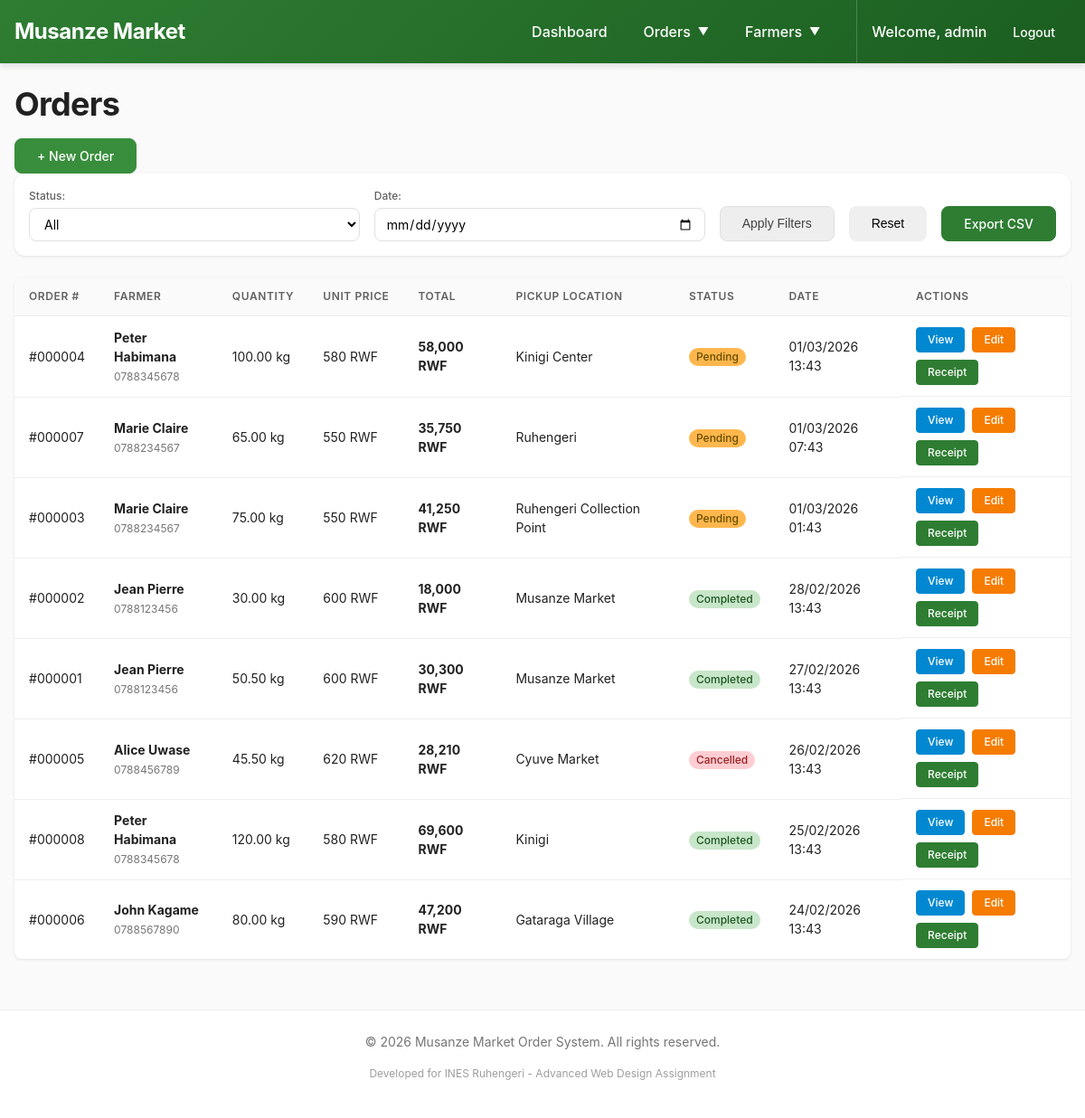
/public/index.php?page=orders&action=index (signed in), run on the app's committed database.
### tables this page shows
CREATE TABLE orders (
    id INT PRIMARY KEY AUTO_INCREMENT,
    farmer_id INT NOT NULL,
    quantity DECIMAL(10,2) NOT NULL,
    unit_price DECIMAL(10,2) NOT NULL,
    total_amount DECIMAL(10,2) GENERATED ALWAYS AS (quantity * unit_price) STORED,
    pickup_location VARCHAR(255) NOT NULL,
    status ENUM('pending', 'completed', 'cancelled') DEFAULT 'pending',
    notes TEXT,
    created_at TIMESTAMP DEFAULT CURRENT_TIMESTAMP,
    updated_at TIMESTAMP NULL ON UPDATE CURRENT_TIMESTAMP,
    FOREIGN KEY (farmer_id) REFERENCES farmers(id) ON DELETE RESTRICT,
    INDEX idx_status (status),
    INDEX idx_created (created_at),
    INDEX idx_farmer (farmer_id)
);

CREATE TABLE farmers (
    id INT PRIMARY KEY AUTO_INCREMENT,
    full_name VARCHAR(100) NOT NULL,
    phone VARCHAR(20) NOT NULL,
    location VARCHAR(100),
    created_at TIMESTAMP DEFAULT CURRENT_TIMESTAMP,
    INDEX idx_phone (phone),
    INDEX idx_name (full_name)
);

### app/controllers/OrderController.php (called while the page is built, shortened)
<?php
require_once __DIR__ . '/../models/Order.php';
class OrderController extends AuthController {
    private $orderModel;
    public function __construct() {
        $this->orderModel = new Order();
    }
    public function index() {
        $page = $_GET['p'] ?? 1;
        $limit = 20;
        $offset = ($page - 1) * $limit;
        $orders = $this->orderModel->getAll($limit, $offset);
        require_once __DIR__ . '/../views/orders/list.php';
    }
}
?>

### app/config/database.php (called while the page is built, shortened)
<?php
class Database {
    private static $instance = null;
    private $connection;
    public static function getInstance() {
        if (self::$instance === null) {
            self::$instance = new self();
        }
        return self::$instance;
    }
    private function connect() {
        try {
            $this->connection = new mysqli(DB_HOST, DB_USER, DB_PASS, DB_NAME);
            $this->connection->set_charset("utf8mb4");
        } catch (Exception $e) {
            die("Database connection error: " . $e->getMessage());
        }
    }
    public function getConnection() {
        return $this->connection;
    }
}
?>

### app/models/Order.php (called while the page is built, shortened)
<?php
require_once __DIR__ . '/../config/database.php';
class Order {
    private $conn;
    public function __construct() {
        $this->db = Database::getInstance();
        $this->conn = $this->db->getConnection();
    }
    public function getAll($limit = null, $offset = 0) {
        $sql = "
            SELECT o.*,
                   f.full_name as farmer_name,
                   f.phone as farmer_phone
            FROM orders o
            JOIN farmers f ON o.farmer_id = f.id
            ORDER BY o.created_at DESC
        ";
        if ($limit !== null) {
            $sql .= " LIMIT ? OFFSET ?";
            $stmt = $this->conn->prepare($sql);
            $stmt->bind_param("ii", $limit, $offset);
            $stmt->execute();
            $result = $stmt->get_result();
        } else {
            $result = $this->conn->query($sql);
        }
        return $result->fetch_all(MYSQLI_ASSOC);
    }
}
?>

### app/views/orders/list.php (the view, shortened to what this page needs)
<?php
require_once __DIR__ . '/../layouts/header.php';
?>
<div class="list-container">
    <div class="list-header">
        <h1>Orders</h1>
        <a href="<?= BASE_URL ?>/index.php?page=orders&action=create"
           class="btn btn-primary">
            + New Order
        </a>
    </div>
    <div class="filters">
        <div class="filter-group">
            <label for="statusFilter">Status:</label>
            <select id="statusFilter" class="filter-select">
                <option value="">All</option>
            </select>
        </div>
        <div class="filter-group">
            <label for="dateFilter">Date:</label>
            <input type="date" id="dateFilter" class="filter-date">
        </div>
        <button onclick="applyFilters()" class="btn btn-secondary">Apply Filters</button>
        <button onclick="resetFilters()" class="btn btn-text">Reset</button>
        <a href="<?= BASE_URL ?>/index.php?page=dashboard&action=exportReport"
           class="btn btn-success" style="margin-left: auto;">
            Export CSV
        </a>
    </div>
    <?php if (empty($orders)): ?>
        <div class="empty-state">
            <p>No orders found</p>
            <a href="<?= BASE_URL ?>/index.php?page=orders&action=create"
               class="btn btn-primary">
                Create Your First Order
            </a>
        </div>
    <?php else: ?>
        <div class="table-responsive">
            <table class="table" id="ordersTable">
                <thead>
                    <tr>
                        <th>Order #</th>
                        <th>Farmer</th>
                        <th>Quantity</th>
                        <th>Unit Price</th>
                        <th>Total</th>
                        <th>Pickup Location</th>
                        <th>Status</th>
                        <th>Date</th>
                        <th>Actions</th>
                    </tr>
                </thead>
                <tbody>
                    <?php foreach ($orders as $order): ?>
                        <tr data-status="<?= $order['status'] ?>"
                            data-date="<?= date('Y-m-d', strtotime($order['created_at'])) ?>">
                            <td>#<?= str_pad($order['id'], 6, '0', STR_PAD_LEFT) ?></td>
                            <td>
                                <strong><?= htmlspecialchars($order['farmer_name']) ?></strong>
                                <br>
                                <small><?= htmlspecialchars($order['farmer_phone']) ?></small>
                            </td>
                            <td><?= number_format($order['quantity'], 2) ?> kg</td>
                            <td><?= number_format($order['unit_price']) ?> RWF</td>
                            <td><strong><?= number_format($order['total_amount']) ?> RWF</strong></td>
                            <td><?= htmlspecialchars($order['pickup_location']) ?></td>
                            <td>
                                <span class="badge badge-<?= $order['status'] ?>">
                                    <?= ucfirst($order['status']) ?>
                                </span>
                            </td>
                            <td><?= date('d/m/Y H:i', strtotime($order['created_at'])) ?></td>
                            <td class="actions">
                                <a href="<?= BASE_URL ?>/index.php?page=orders&action=view&id=<?= $order['id'] ?>"
                                   class="btn btn-sm btn-info">
                                    View
                                </a>
                                <a href="<?= BASE_URL ?>/index.php?page=orders&action=edit&id=<?= $order['id'] ?>"
                                   class="btn btn-sm btn-warning">
                                    Edit
                                </a>
                                <a href="<?= BASE_URL ?>/index.php?page=orders&action=receipt&id=<?= $order['id'] ?>"
                                   class="btn btn-sm btn-success"
                                   target="_blank">
                                    Receipt
                                </a>
                            </td>
                        </tr>
                    <?php endforeach; ?>
                </tbody>
            </table>
        </div>
    <?php endif; ?>
</div>
<?php require_once __DIR__ . '/../layouts/footer.php'; ?>

### data on the page
orders: id "000004", farmer.full_name "Peter Habimana", farmer.phone "0788345678", quantity "100.00", unit_price "580", total_amount "58,000", pickup_location "Kinigi Center", status "Pending", created_at "01/03/2026 13:43"
orders: id "000007", farmer.full_name "Marie Claire", farmer.phone "0788234567", quantity "65.00", unit_price "550", total_amount "35,750", pickup_location "Ruhengeri", status "Pending", created_at "01/03/2026 07:43"
orders: id "000003", farmer.full_name "Marie Claire", farmer.phone "0788234567", quantity "75.00", unit_price "550", total_amount "41,250", pickup_location "Ruhengeri Collection Point", status "Pending", created_at "01/03/2026 01:43"
orders: id "000002", farmer.full_name "Jean Pierre", farmer.phone "0788123456", quantity "30.00", unit_price "600", total_amount "18,000", pickup_location "Musanze Market", status "Completed", created_at "28/02/2026 13:43"
orders: id "000001", farmer.full_name "Jean Pierre", farmer.phone "0788123456", quantity "50.50", unit_price "600", total_amount "30,300", pickup_location "Musanze Market", status "Completed", created_at "27/02/2026 13:43"
orders: id "000005", farmer.full_name "Alice Uwase", farmer.phone "0788456789", quantity "45.50", unit_price "620", total_amount "28,210", pickup_location "Cyuve Market", status "Cancelled", created_at "26/02/2026 13:43"
orders: id "000008", farmer.full_name "Peter Habimana", farmer.phone "0788345678", quantity "120.00", unit_price "580", total_amount "69,600", pickup_location "Kinigi", status "Completed", created_at "25/02/2026 13:43"
orders: id "000006", farmer.full_name "John Kagame", farmer.phone "0788567890", quantity "80.00", unit_price "590", total_amount "47,200", pickup_location "Gataraga Village", status "Completed", created_at "24/02/2026 13:43"

### other printed values
$_SESSION['username'] "admin"
